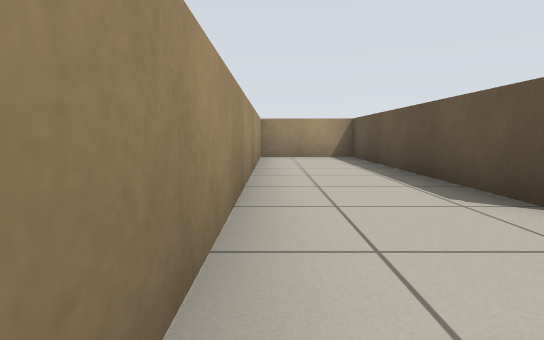
view 1 (above)

22 first-person views from a walk through a robot-simulator world made for Stage. The camera is 0.55 m above the floor, tilts 6° down and sees 80° across. Floor lines are 1 m apart. The floor is counted in squares, 1 m on a side. Each view is taken from the middle of a square. On the plan, view 1 faces up. The plan holds only what a view shows up to about 9 squares ahead; the rest is blank. The robots in the file are not drawn.

view 2
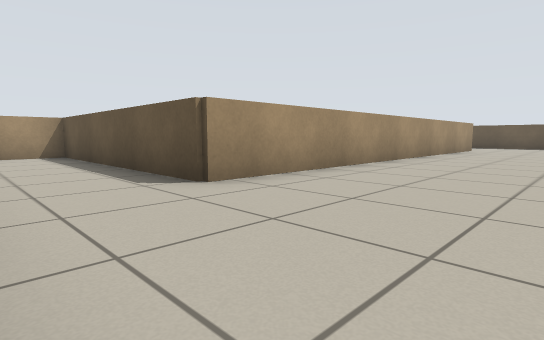

view 3
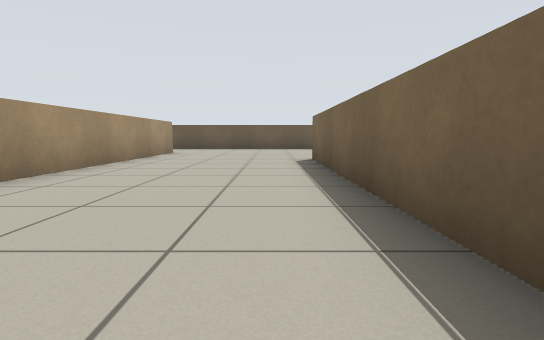

view 4
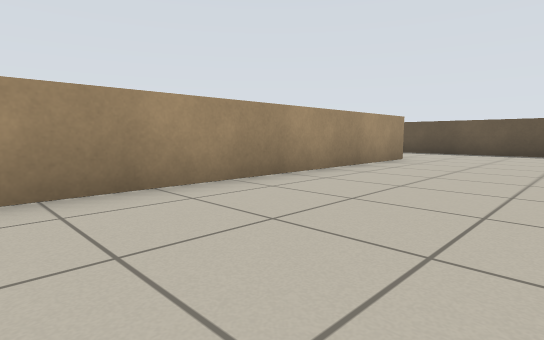

view 5
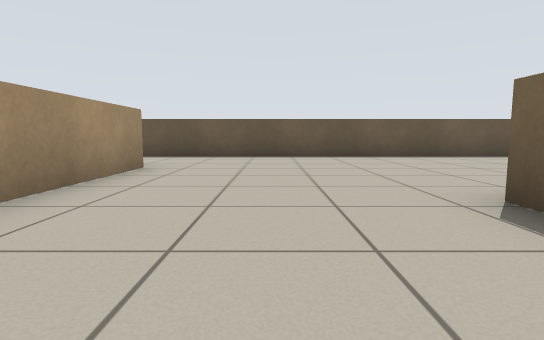

view 6
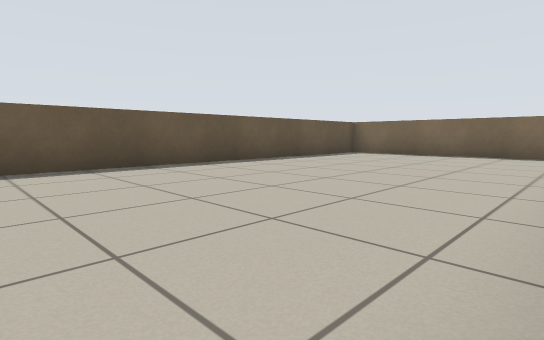

view 7
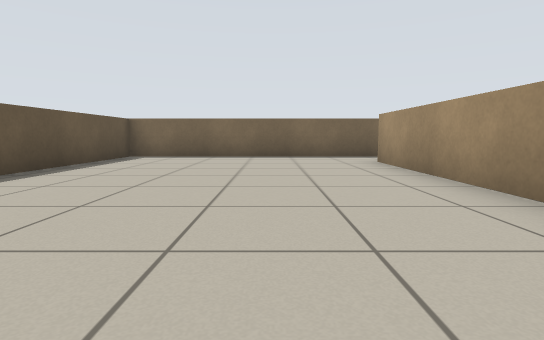

view 8
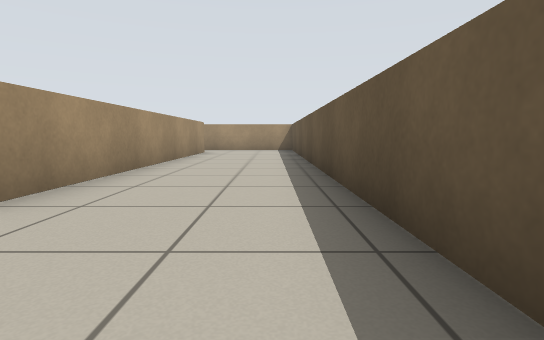

view 9
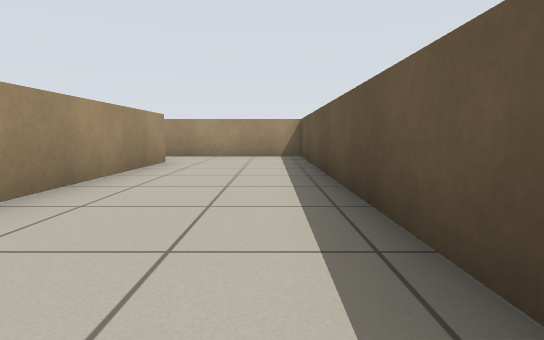

view 10
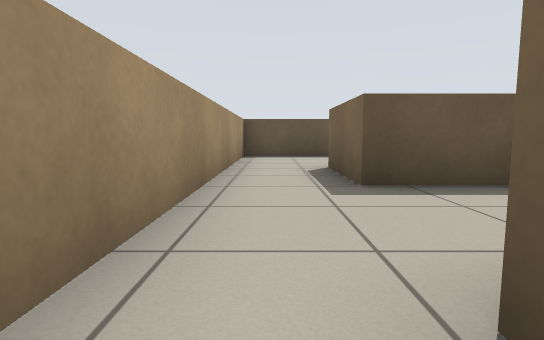

view 11
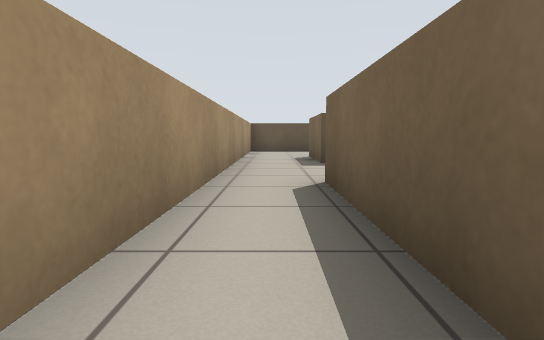

view 12
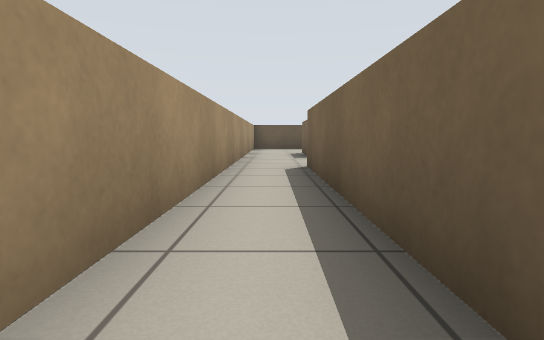

view 13
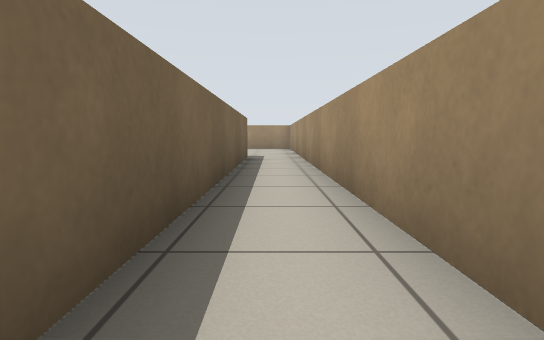

view 14
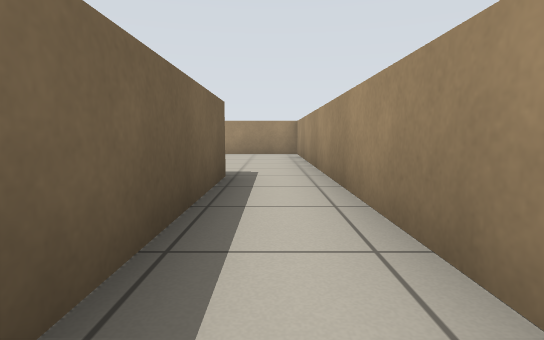

view 15
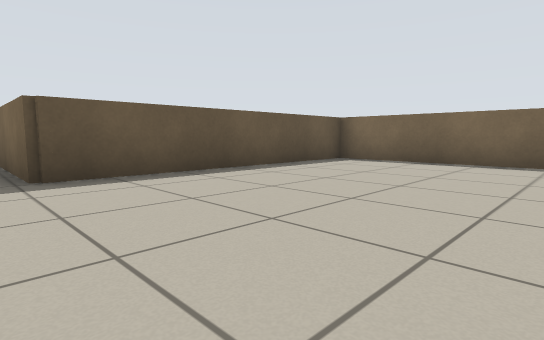

view 16
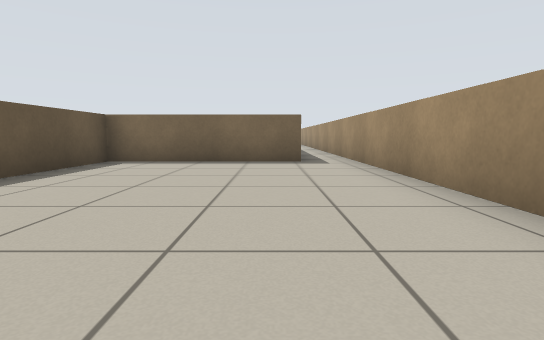

view 17
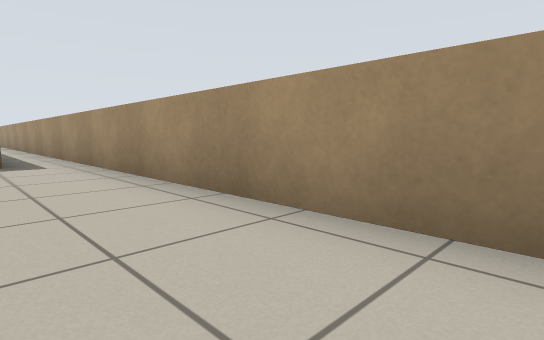

view 18
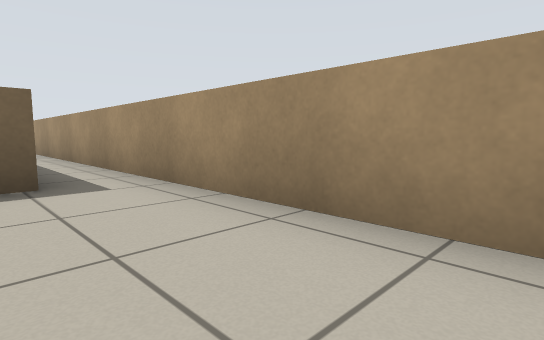

view 19
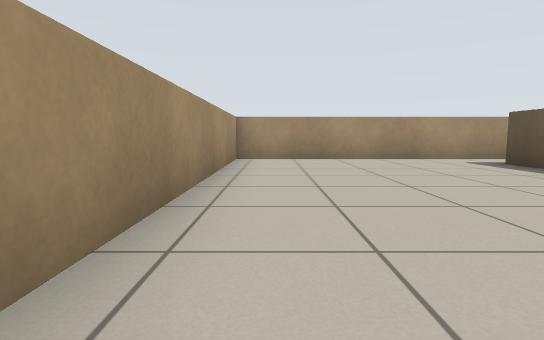

view 20
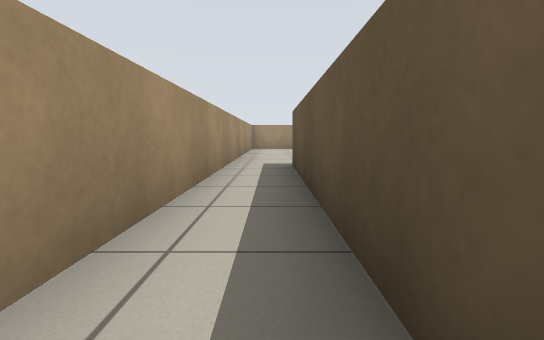

view 21
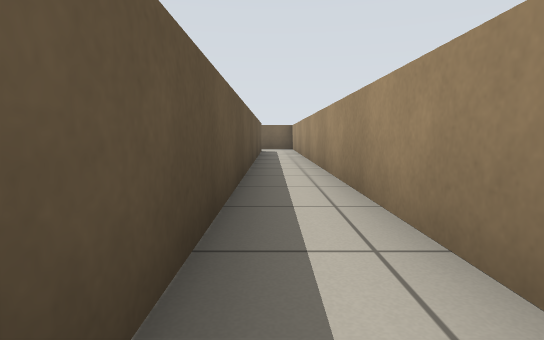

view 22
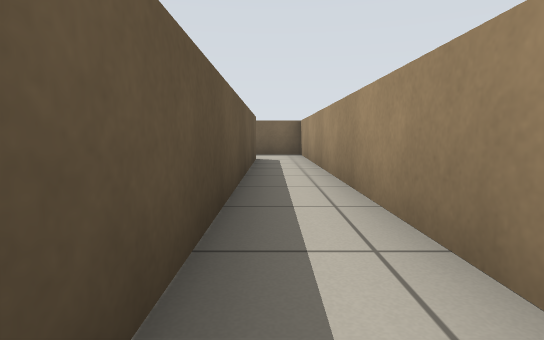

### Floor plan
Points are (right, up) in squares from view 1. A wall is a line through its corners. A room is listed if a view was taken in it or the views show most of it. See-through windows are left out.
Room 1 (views 1, 2, 3, 4, 5, 6, 7, 8, 9)
walls: (13.8, 2.2) (2.1, 2.2) (2.1, 8.6) (-0.4, 8.6); (10.7, -5.6) (10.7, -10); (4, -2) (10.8, -2); (10.1, -11.7) (16.8, -11.7) (16.8, 12.8) (13.6, 12.8); (13.7, 11) (13.7, 2.6); (-0.3, 8.2) (-0.3, 0.2)
ways out: opening at (9.5, -11); opening at (12.5, 12)
Room 2 (views 10, 11, 12, 13, 14, 15, 16, 17, 18, 19, 20, 21, 22)
walls: (9.6, 12.8) (-7.9, 12.8) (-7.9, -11); (-6.6, -9.5) (-6.6, 5.1) (-2.5, 5.1) (-2.5, 11.4) (8.9, 11.4)
ways out: opening at (9, 12)

Where each view was taken, in squares from view 1:
view 1: 0 up, 0 right, facing up
view 2: 1 down, 0 right, facing up-right
view 3: 1 down, 3 right, facing right
view 4: 1 down, 6 right, facing up-right
view 5: 0 up, 8 right, facing right
view 6: 2 down, 11 right, facing down-right
view 7: 3 down, 13 right, facing down
view 8: 0 up, 16 right, facing up
view 9: 4 up, 16 right, facing up
view 10: 12 up, 8 right, facing right
view 11: 12 up, 5 right, facing right
view 12: 12 up, 3 right, facing right
view 13: 12 up, 6 right, facing left
view 14: 12 up, 2 right, facing left
view 15: 12 up, 7 left, facing down-right
view 16: 12 up, 6 left, facing down
view 17: 12 up, 6 left, facing down-left
view 18: 9 up, 6 left, facing down-left
view 19: 5 up, 7 left, facing up
view 20: 1 down, 7 left, facing up
view 21: 2 up, 7 left, facing down
view 22: 2 down, 7 left, facing down
